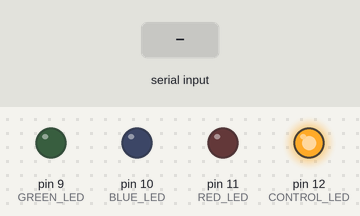
The sketch below on a simulated Arduino Uno, built with avr-gcc and run on an emulated ATmega328P. On the bench: output pins drawn as LEDs (lit = HIGH). Dashed ring = blinking. The inputs (shaded band) are chosen by the test bench.

Above: at 2.2 s.
2.3 s: "P" received over Serial
At 3.3 s:
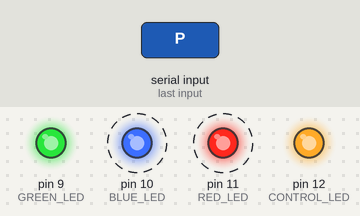
At 4.3 s:
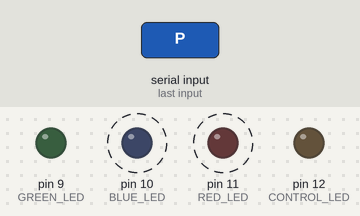
5.3 s: byte 127 (127) received over Serial
At 5.5 s:
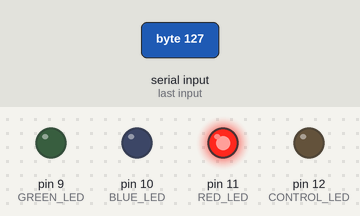
Timing chart, 0 to 10.2 s (numbered marks = the images above; inputs shaded):
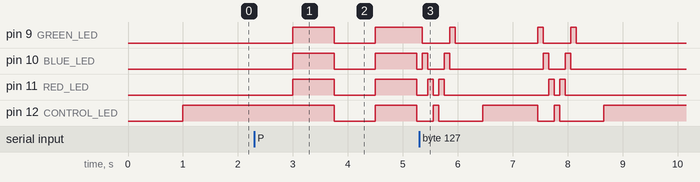

Measured:
- after the input at 2.3 s, pin 9 (GREEN_LED): LOW → HIGH after 0.70 s, → LOW 0.75 s later, → HIGH 0.75 s later; pin 10 (BLUE_LED), pin 11 (RED_LED): alternates HIGH for 0.75 s and LOW for 0.75 s, starting after 0.70 s; pin 12 (CONTROL_LED): HIGH → LOW after 1.5 s, → HIGH 0.75 s later, → LOW 0.75 s later

The sketch:

cocktails.ino
```cpp
//Necessary variables
int state = 0;
int flag = 0;
int NUMBER_COCKTAILS = 3;

//Example variables:
//Green LED to Arduino PIN 9
//Blue LED to Arduino PIN 10
//Red LED to Arduino PIN 11
//Yellow (control) LED to Arduino PIN 12

int GREEN_LED = 9;
int BLUE_LED = 10;
int RED_LED = 11;
int CONTROL_LED = 12;

void setup() {
 pinMode(CONTROL_LED, OUTPUT);
 pinMode(GREEN_LED, OUTPUT);
 pinMode(RED_LED, OUTPUT);
 pinMode(BLUE_LED, OUTPUT);

 //This line should NEVER be removed
 Serial.begin(9600); // Default connection rate for BT module

 delay(1000);
}

void loop() {

 //The state 0 is when waiting for a command.

 if (state == 0) {
   //What to do when idle (for example, wait).

   digitalWrite(CONTROL_LED, HIGH);
   delay(1000);
 }


 //If the machine is idle and an order is waiting, we read the cocktail number.
 //Note that this is called with a frequency defined by the delay above.

 if(state == 0 && Serial.available() > 0){
   state = Serial.read();
 }


 //127 is the beginning of the order
 else if (state == 127 ){
  while(state != 0 && Serial.available() > 0){
   state = Serial.read();
   for(int i = 0; i < 4; i++){
     digitalWrite(GREEN_LED + i, (state - 'a' == i ? LOW : HIGH));
   }
   delay(750);

  }
   flag = 1;
 }

 //Purge code
 else if (state == 'P') {
   for(int i = 0; i < 4; i++){
     digitalWrite(GREEN_LED + i, HIGH);
   }
   delay(750);
   for(int i = 0; i < 4; i++){
     digitalWrite(GREEN_LED + i, LOW);
   }
   delay(750);
   for(int i = 0; i < 4; i++){
     digitalWrite(GREEN_LED + i, HIGH);
   }
   delay(750);

   flag = 1;
 }


 if(flag == 1){
   //Optional instructions at the end of any order (play a sound or whatever)

   //For example, a little animation with the lights.


   for(int i = 0; i < 4; i++){
       digitalWrite(GREEN_LED + i, LOW);
   }
   digitalWrite(GREEN_LED, HIGH);
   delay(100);
   for(int i = 1; i < 4; i++){
       digitalWrite(GREEN_LED + i - 1 , LOW);
       digitalWrite(GREEN_LED + i, HIGH);
       delay(100);
   }
   for(int i = 2; i >= 0; i--){
       digitalWrite(GREEN_LED + i + 1, LOW);
       digitalWrite(GREEN_LED + i, HIGH);
       delay(100);
   }
   digitalWrite(GREEN_LED, LOW);

   delay(500);

   //DON'T REMOVE UNLESS YOU DONT WANT TO GO BACK TO IDLE
   flag = 0;
   state = 0;
 }

}
```
